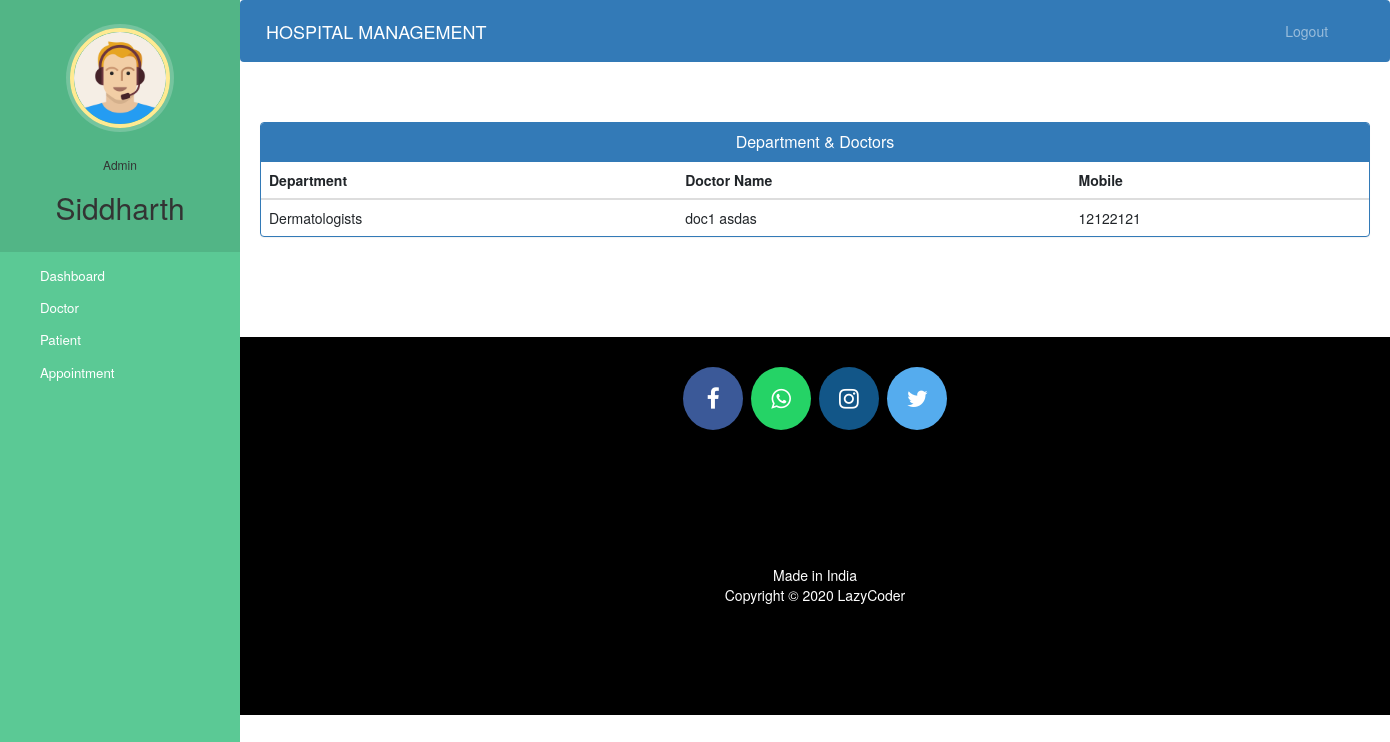
Screenshot of /admin-view-doctor-specialisation (signed in) with the database file from the repository.
### hospital/models.py (models this page shows, shortened)
class Doctor(models.Model):
    user = models.OneToOneField(User, on_delete=models.CASCADE)
    profile_pic = models.ImageField(
        upload_to='profile_pic/DoctorProfilePic/', null=True, blank=True)
    address = models.CharField(max_length=40)
    mobile = models.CharField(max_length=20, null=True)
    department = models.CharField(
        max_length=50, choices=departments, default='Cardiologist')
    status = models.BooleanField(default=False)
    @property
    def get_name(self):
        return self.user.first_name+" "+self.user.last_name

### hospital/views.py (the view)
# urls.py: path('admin-view-doctor-specialisation', views.admin_view_doctor_specialisation_view,
@login_required(login_url='adminlogin')
@user_passes_test(is_admin)
def admin_view_doctor_specialisation_view(request):
    doctors=models.Doctor.objects.all().filter(status=True)
    return render(request,'hospital/admin_view_doctor_specialisation.html',{'doctors':doctors})

### hospital/views.py (called while the page is built)
def is_admin(user):
    return user.groups.filter(name='ADMIN').exists()

### templates/hospital/admin_view_doctor_Specialisation.html (shortened to what this page needs)
{% extends 'hospital/admin_base.html' %}
{% block content %}
<head>
  <link href="//netdna.bootstrapcdn.com/bootstrap/3.0.0/css/bootstrap.min.css" rel="stylesheet" id="bootstrap-css">
</head>
<div class="container">
  <div class="panel panel-primary">
    <div class="panel-heading">
      <h6 class="panel-title">Department & Doctors</h6>
    </div>
    <table class="table table-hover" id="dev-table">
      <thead>
        <tr>
          <th>Department</th>
          <th>Doctor Name</th>
          <th>Mobile</th>
        </tr>
      </thead>
      {% for d in doctors %}
      <tr>
        <td>{{d.department}}</td>
        <td> {{d.get_name}}</td>
        <td>{{d.mobile}}</td>
      </tr>
      {% endfor %}
    </table>
  </div>
</div>
{% endblock content %}

### templates/hospital/admin_base.html (shortened to what this page needs)
<!DOCTYPE html>
{% load static %}
<html lang="en">
<head>
  <link rel="stylesheet" href="https://stackpath.bootstrapcdn.com/bootstrap/4.3.1/css/bootstrap.min.css">
  <link rel="stylesheet" href="https://maxcdn.bootstrapcdn.com/font-awesome/4.7.0/css/font-awesome.min.css">
  <link rel="stylesheet" href="{% static '/style.css' %}">
</head>
<body>
  <nav class="menu" tabindex="0">
    <header class="avatar">
      <img src="{% static "images/adminpropic.png" %}" />
      <br><br>
      <h6>Admin</h6>
      <h2>{{request.user.first_name}}</h2>
    </header>
    <ul>
      <li tabindex="0" class="icon-dashboard"> <a style="color:white; text-decoration:none;" href="/admin-dashboard"><span>Dashboard</span></a> </li>
      <li tabindex="0" class="icon-customers"> <a style="color:white; text-decoration:none;" href="/admin-doctor"><span>Doctor</span></a></li>
      <li tabindex="0" class="icon-users"> <a style="color:white; text-decoration:none;" href="/admin-patient"><span>Patient</span></a></li>
      <li tabindex="0" class="icon-calendar"> <a style="color:white; text-decoration:none;" href="/admin-appointment"><span>Appointment</span></a></li>
    </ul>
  </nav>
  <main>
    <div class="bs-example">
      <nav class="navbar navbar-expand-md  navbar-dark fixed-top" style="background:#337AB7;">
        <a href="/admin-dashboard" class="navbar-brand">HOSPITAL MANAGEMENT</a>
        <div class="collapse navbar-collapse justify-content-between" id="navbarCollapse">
          <div class="navbar-nav" style=" margin-left: 90%;">
            <a href="/logout" class="nav-item nav-link">Logout</a>
          </div>
        </div>
      </nav>
    </div>
    <br><br>
    {% block content %}
    {% endblock content %}
    <br><br><br><br>
    <footer>
      <p>
        <a id="ftr" href="https://facebook.com/sumit.luv/" class="fa fa-facebook"></a>
        <a id="ftr" href="https://api.whatsapp.com/send?phone=919572181024&text=Hello%20Sumit.%0d%0aHow%20are%20you%20%3f%0d%0aI%20came%20from%20your%20website.&source=&data=#" class="fa fa-whatsapp"></a>
        <a id="ftr" href="https://instagram.com/sumit.luv" class="fa fa-instagram"></a>
        <a id="ftr" href="https://twitter.com/sumitkumar1503" class="fa fa-twitter"></a>
      </p>
      <br>
      <div class="container">
        <div class="row">
          <div class="col-md-12 col-sm-12">
            <div style="color:#ffffff;" class="wow fadeInUp footer-copyright">
              <p>Made in India <br>
                Copyright &copy; 2020 LazyCoder </p>
            </div>
          </div>
        </div>
      </div>
    </footer>
  </main>
</body>
</html>

### static/style.css (style rules this page uses)
body { padding-left: 240px; }
main { position: relative; height: 100vh; }
.menu { background: #5bc995; height: 100vh; width: 240px; position: fixed; top: 0px; left: 0; z-index: 5; outline: none; }
.menu .avatar { background: rgba(0, 0, 0, 0.1); padding: 2em 0.5em; text-align: center; }
.menu .avatar img { width: 100px; border-radius: 50%; overflow: hidden; border: 4px solid #ffea92; box-shadow: 0 0 0 4px rgba(255, 255, 255, 0.2); }
.menu .avatar h2 { font-weight: normal; margin-bottom: 0; }
.menu ul { list-style: none; padding: 0.5em 0; margin: 0; }
.menu ul li { padding: 0.5em 1em 0.5em 3em; font-size: 0.95em; font-weight: regular; background-repeat: no-repeat; background-position: left 15px center; background-size: auto 20px; transition: all 0.15s linear; cursor: pointer; }
.menu ul li.icon-dashboard { background-image: url("http://www.entypo.com/images//gauge.svg"); }
.menu ul li.icon-customers { background-image: url("http://www.entypo.com/images//briefcase.svg"); }
.menu ul li.icon-users { background-image: url("http://www.entypo.com/images//users.svg"); }
.menu ul li.icon-calendar { background-image: url("http://www.entypo.com/images//calendar.svg"); }

### templates/hospital/admin_base.html (style rules this page uses)
a:link { text-decoration: none; }
a { color: white; }
footer { padding: 0px 0px 0px 0px; background-color: black; margin: 0px; }
#ftr { padding: 20px; }
.fa { font-size: 23px; width: 60px; text-align: center; text-decoration: none; margin: 5px 2px; border-radius: 50%; }
.fa-facebook { background: #3B5998; color: white; margin-top: 30px; }
.fa-whatsapp { background: #25d366; color: white; }
.fa-twitter { background: #55ACEE; color: white; }
.fa-instagram { background: #125688; color: white; }
p { text-align: center; }
body { padding-left: 240px; }
main { position: relative; height: 100vh; }
.menu { background: #5bc995; height: 100vh; width: 240px; position: fixed; top: 0px; left: 0; z-index: 5; outline: none; }
.menu .avatar { background: rgba(0, 0, 0, 0.1); padding: 2em 0.5em; text-align: center; }
.menu .avatar img { width: 100px; border-radius: 50%; overflow: hidden; border: 4px solid #ffea92; box-shadow: 0 0 0 4px rgba(255, 255, 255, 0.2); }
.menu .avatar h2 { font-weight: normal; margin-bottom: 0; }
.menu ul { list-style: none; padding: 0.5em 0; margin: 0; }
.menu ul li { padding: 0.5em 1em 0.5em 3em; font-size: 0.95em; font-weight: regular; background-repeat: no-repeat; background-position: left 15px center; background-size: auto 20px; transition: all 0.15s linear; cursor: pointer; }
.menu ul li.icon-dashboard { background-image: url("http://www.entypo.com/images//gauge.svg"); }
.menu ul li.icon-customers { background-image: url("http://www.entypo.com/images//briefcase.svg"); }
.menu ul li.icon-users { background-image: url("http://www.entypo.com/images//users.svg"); }
.menu ul li.icon-calendar { background-image: url("http://www.entypo.com/images//calendar.svg"); }

### templates/hospital/admin_view_doctor_Specialisation.html (style rules this page uses)
a:link { text-decoration: none; }
h6 { text-align: center; }
.row { margin: 100px; }

### rows the page displays
Doctor: department "Dermatologists", get_name "doc1 asdas", mobile "12122121"

### other values shown
{{ request.user.first_name }} "Siddharth"
